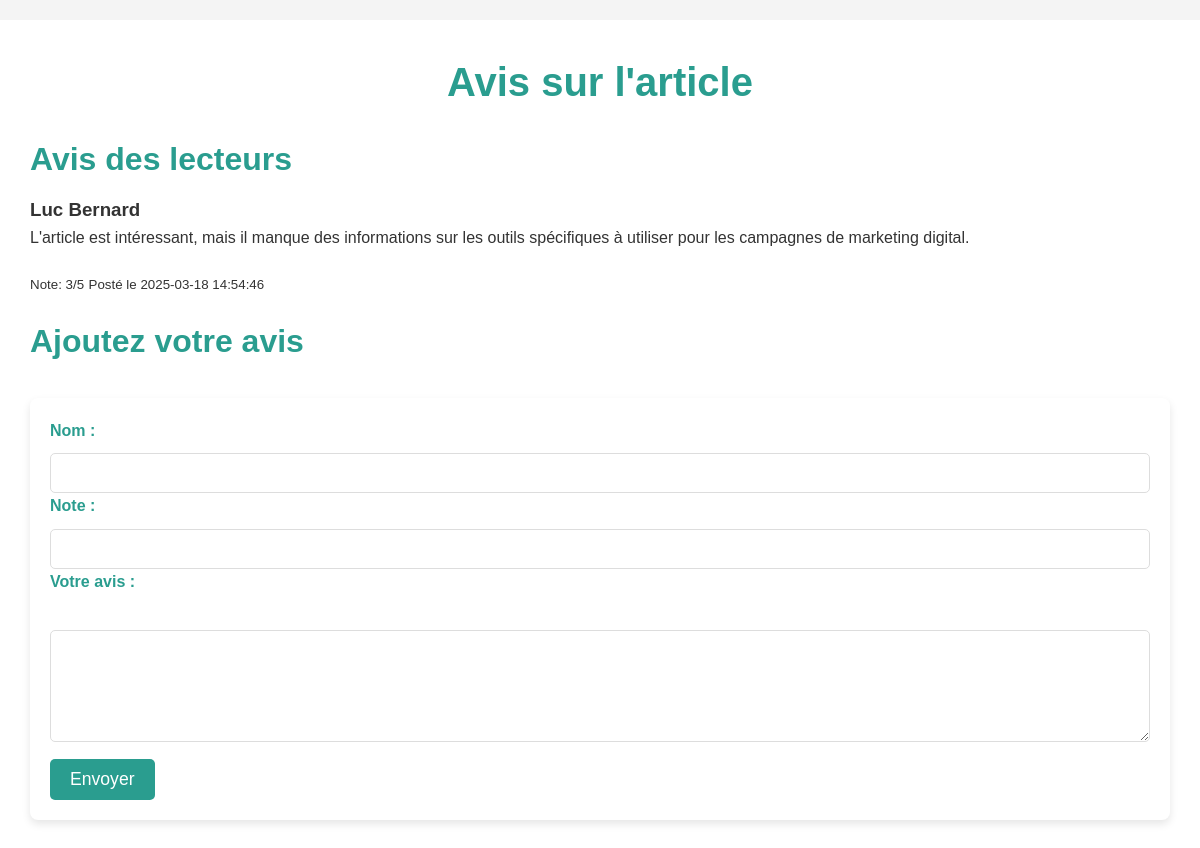
The page /front/avis.php?idarticle=3 on the database its author committed.
### tables this page shows
CREATE TABLE avis (
  id INT AUTO_INCREMENT PRIMARY KEY,         
  article_id INT NOT NULL,                    
  name VARCHAR(100) NOT NULL,                 
  rating INT NOT NULL,                        
  review TEXT,                                
  created_at TIMESTAMP DEFAULT CURRENT_TIMESTAMP,  
  FOREIGN KEY (article_id) REFERENCES articles(id) ON DELETE CASCADE  
);

### front/includes/fonctions.php (called while the page is built, shortened)
<?php
require_once $_SERVER['DOCUMENT_ROOT'] . '/blog/back/includes/dbconnect.php';
function findAllAvisByArticle($idArticle) {
    global $conn;
    $idArticle = (int)$idArticle;
    $sql = "SELECT * FROM avis WHERE article_id = ? ORDER BY created_at DESC";
    $stmt = $conn->prepare($sql);
    $stmt->bind_param("i", $idArticle);
    $stmt->execute();
    $result = $stmt->get_result();
    $avis = [];
    while ($row = $result->fetch_assoc()) {
        $avis[] = $row;
    }
    return $avis;
}
?>

### front/avis.php (the view, shortened to what this page needs)
<?php
require 'includes/fonctions.php';
if (isset($_GET['idarticle']) && is_numeric($_GET['idarticle'])) {
    $idarticle = $_GET['idarticle'];
    $avis = findAllAvisByArticle($idarticle);
} else {
    echo "<p>ID invalide.</p>";
    exit;
}
?>
<!DOCTYPE html>
<html lang="fr">
<head>
    <link rel="stylesheet" href="css/styles.css">
</head>
<body>
    <main>
        <section id="article-reviews">
            <h1>Avis sur l'article</h1>
            <h2>Avis des lecteurs</h2>
            <div class="reviews">
                <?php foreach ($avis as $a) : ?>
                    <article class="review">
                        <h3><?= htmlspecialchars($a['name']) ?></h3>
                        <p><?= htmlspecialchars($a['review']) ?></p>
                        <small>Note: <?= $a['rating'] ?>/5</small>
                        <small>Posté le <?= $a['created_at'] ?></small>
                    </article>
                <?php endforeach; ?>
            </div>
            <h2>Ajoutez votre avis</h2>
            <form action="avis.php?idarticle=<?= $_GET['idarticle'] ?>" method="POST">
                <label for="name">Nom :</label>
                <input type="text" id="name" name="name" required><br>
                <label for="rating">Note :</label>
                <input type="number" id="rating" name="rating" min="1" max="5" required><br>
                <label for="review">Votre avis :</label><br>
                <textarea id="review" name="review" rows="5" required></textarea><br>
                <button type="submit" class="btn">Envoyer</button>
            </form>
        </section>
    </main>
</body>
</html>

### front/css/styles.css (style rules this page uses)
* { margin: 0; padding: 0; box-sizing: border-box; }
body { font-family: 'Arial', sans-serif; line-height: 1.6; background-color: #f4f4f4; color: #333; }
:root { --primary-color: #2a9d8f; --secondary-color: #e9c46a; --accent-color: #264653; --background-color: #f4f4f4; --text-color: #333; }
h1, h2 { color: var(--primary-color); }
h1 { font-size: 2.5rem; margin-bottom: 20px; text-align: center; }
h2 { font-size: 2rem; margin-top: 20px; margin-bottom: 10px; font-weight: bold; }
p { font-size: 1rem; line-height: 1.6; margin-bottom: 20px; color: var(--text-color); }
main { padding: 30px; background-color: #fff; margin: 20px auto; max-width: 1200px; }
form { background-color: #fff; padding: 20px; border-radius: 8px; box-shadow: 0 4px 8px rgba(0, 0, 0, 0.1); margin-top: 30px; }
form label { font-weight: bold; display: block; margin-bottom: 5px; color: var(--primary-color); }
form input, form textarea { width: 100%; padding: 10px; font-size: 1rem; border: 1px solid #ddd; border-radius: 5px; margin-top: 5px; }
form button { background-color: var(--primary-color); color: #fff; border: none; padding: 10px 20px; font-size: 1.1rem; border-radius: 5px; cursor: pointer; margin-top: 10px; transition: background-color 0.3s ease; }
section { margin-bottom: 40px; }

### rows shown on the page
avis: name "Luc Bernard", review "L'article est intéressant, mais il manque des informations sur les outils spécifiques à utiliser pour les campagnes de marketing digital.", rating "3", created_at "2025-03-18 14:54:46"
